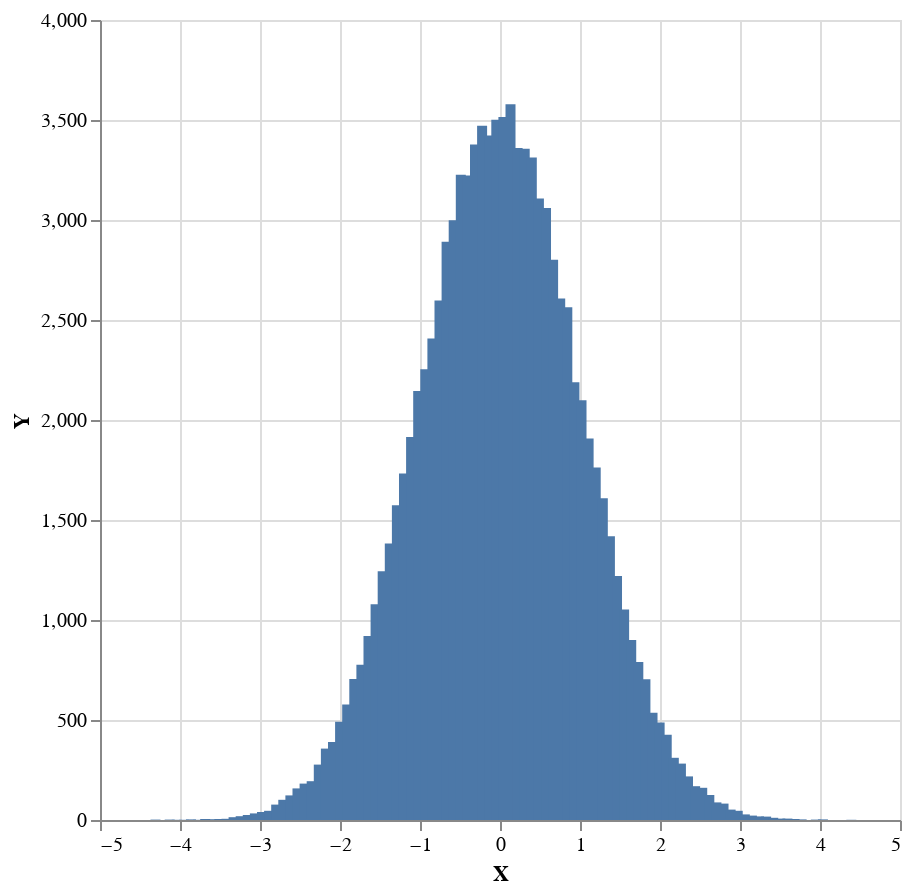

Notebook source saved alongside this figure:
### Markdown cell above
We'd like to view a histogram of samples, which in the limit of many samples should tend to the PDF of a normal distribution.

Again, we could generate a histogram from a drawn list of samples:

### Code cell
constWeight = 1 :: Log Double

samples <- sampler $  replicateM 100000 ((,constWeight) <$> model2)
plot . histogramToList . histogram 100 $ samples

### Figure 1 — Vega-Lite specification as saved in the notebook (floating-point values rounded to 4 significant figures)
{"$schema": "https://vega.github.io/schema/vega-lite/v4.json", "data": {"values": [{"X": -4.307, "Y": 2}, {"X": -4.218, "Y": 0}, {"X": -4.129, "Y": 2}, {"X": -4.04, "Y": 1}, {"X": -3.952, "Y": 1}, {"X": -3.863, "Y": 3}, {"X": -3.774, "Y": 1}, {"X": -3.685, "Y": 5}, {"X": -3.596, "Y": 4}, {"X": -3.508, "Y": 5}, {"X": -3.419, "Y": 6}, {"X": -3.33, "Y": 14}, {"X": -3.241, "Y": 19}, {"X": -3.153, "Y": 25}, {"X": -3.064, "Y": 33}, {"X": -2.975, "Y": 40}, {"X": -2.886, "Y": 46}, {"X": -2.798, "Y": 77}, {"X": -2.709, "Y": 101}, {"X": -2.62, "Y": 123}, {"X": -2.531, "Y": 158}, {"X": -2.443, "Y": 182}, {"X": -2.354, "Y": 194}, {"X": -2.265, "Y": 277}, {"X": -2.176, "Y": 357}, {"X": -2.088, "Y": 390}, {"X": -1.999, "Y": 491}, {"X": -1.91, "Y": 577}, {"X": -1.821, "Y": 705}, {"X": -1.733, "Y": 776}, {"X": -1.644, "Y": 920}, {"X": -1.555, "Y": 1079}, {"X": -1.466, "Y": 1244}, {"X": -1.378, "Y": 1382}, {"X": -1.289, "Y": 1574}, {"X": -1.2, "Y": 1733}, {"X": -1.111, "Y": 1915}, {"X": -1.023, "Y": 2145}, {"X": -0.9338, "Y": 2254}, {"X": -0.845, "Y": 2408}, {"X": -0.7563, "Y": 2597}, {"X": -0.6675, "Y": 2891}, {"X": -0.5787, "Y": 2999}, {"X": -0.49, "Y": 3226}, {"X": -0.4012, "Y": 3222}, {"X": -0.3125, "Y": 3378}, {"X": -0.2237, "Y": 3471}, {"X": -0.135, "Y": 3423}, {"X": -0.04619, "Y": 3501}, {"X": 0.04256, "Y": 3515}, {"X": 0.1313, "Y": 3579}, {"X": 0.2201, "Y": 3360}, {"X": 0.3088, "Y": 3356}, {"X": 0.3976, "Y": 3313}, {"X": 0.4863, "Y": 3107}, {"X": 0.5751, "Y": 3060}, {"X": 0.6639, "Y": 2801}, {"X": 0.7526, "Y": 2607}, {"X": 0.8414, "Y": 2564}, {"X": 0.9301, "Y": 2189}, {"X": 1.019, "Y": 2099}, {"X": 1.108, "Y": 1908}, {"X": 1.196, "Y": 1762}, {"X": 1.285, "Y": 1609}, {"X": 1.374, "Y": 1419}, {"X": 1.463, "Y": 1220}, {"X": 1.551, "Y": 1053}, {"X": 1.64, "Y": 900}, {"X": 1.729, "Y": 790}, {"X": 1.818, "Y": 704}, {"X": 1.906, "Y": 536}, {"X": 1.995, "Y": 487}, {"X": 2.084, "Y": 426}, {"X": 2.173, "Y": 311}, {"X": 2.261, "Y": 282}, {"X": 2.35, "Y": 218}, {"X": 2.439, "Y": 169}, {"X": 2.528, "Y": 161}, {"X": 2.617, "Y": 125}, {"X": 2.705, "Y": 88}, {"X": 2.794, "Y": 82}, {"X": 2.883, "Y": 52}, {"X": 2.972, "Y": 46}, {"X": 3.06, "Y": 28}, {"X": 3.149, "Y": 22}, {"X": 3.238, "Y": 18}, {"X": 3.327, "Y": 17}, {"X": 3.415, "Y": 11}, {"X": 3.504, "Y": 7}, {"X": 3.593, "Y": 7}, {"X": 3.682, "Y": 5}, {"X": 3.77, "Y": 3}, {"X": 3.859, "Y": 0}, {"X": 3.948, "Y": 2}, {"X": 4.037, "Y": 3}, {"X": 4.125, "Y": 0}, {"X": 4.214, "Y": 0}, {"X": 4.303, "Y": 0}, {"X": 4.392, "Y": 1}, {"X": 4.48, "Y": 0}]}, "encoding": {"x": {"field": "X", "type": "quantitative"}, "y": {"field": "Y", "type": "quantitative"}}, "height": 400, "mark": "bar", "width": 400}
